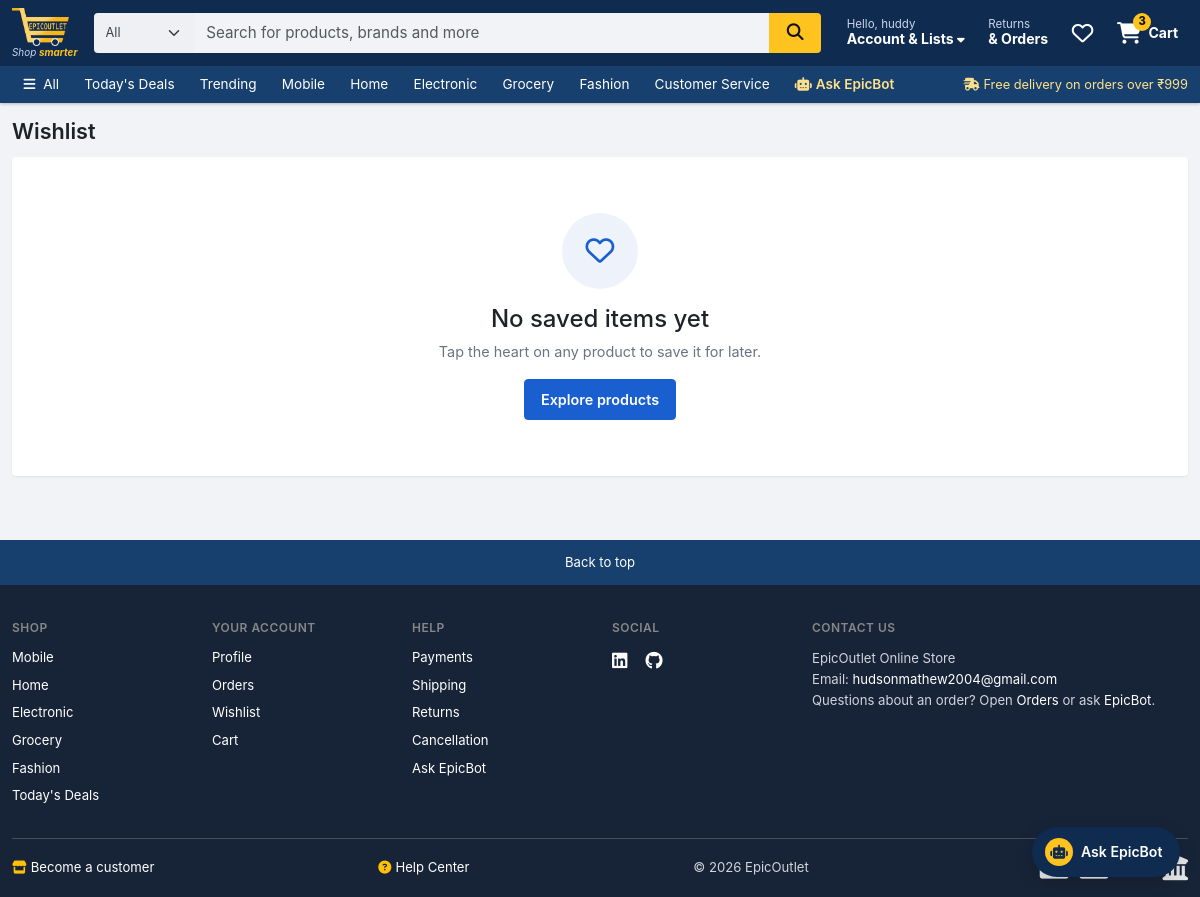
The app's page /fav_page (signed in) with its own data.
### shop/models.py (models this page shows, shortened)
class Catagory(models.Model):
    name = models.CharField(max_length=150, null=False, blank=False, unique=True)
    image = CloudinaryField('image', folder='Epicoutlte/catagory/')
    description = models.TextField(max_length=500, null=False, blank=False)
    status = models.BooleanField(default=False, help_text="0-show, 1-Hidden")
    Created_at = models.DateTimeField(auto_now_add=True)
    order = models.PositiveIntegerField(default=0)
    objects = VisibleQuerySet.as_manager()
    class Meta:
        ordering = ['order']
        verbose_name = 'Category'
        verbose_name_plural = 'Categories'
    def get_absolute_url(self):
        return reverse('collection_view', args=[self.name])

### shop/views.py (the view)
# urls.py: path('fav_page', views.favpage, name='fav_page'),
@login_required
def favpage(request):
    favitm = fav.objects.filter(user=request.user).select_related('product', 'product__catagory')
    return render(request, 'shop/fav.html', {'favitm': favitm})

### shop/context_processors.py (called while the page is built)
def store(request):
    context = {
        'SITE_NAME': settings.SITE_NAME,
        'nav_categories': visible_categories(),
        'cart_count': 0,
        'wishlist_count': 0,
        'wishlist_ids': set(),
    }
    user = getattr(request, 'user', None)
    if user is not None and user.is_authenticated:
        context['cart_count'] = cart.objects.filter(user=user).count()
        wishlist_ids = set(fav.objects.filter(user=user).values_list('product_id', flat=True))
        context['wishlist_ids'] = wishlist_ids
        context['wishlist_count'] = len(wishlist_ids)
    return context

### shop/models.py (called while the page is built)
    def visible(self):
        return self.filter(status=False)

### shop/services.py (called while the page is built)
def visible_categories():
    categories = cache.get(CATEGORY_CACHE_KEY)
    if categories is None:
        categories = list(Catagory.objects.visible())
        cache.set(CATEGORY_CACHE_KEY, categories, 300)
    return categories

### shop/templates/shop/fav.html (shortened to what this page needs)
{% extends "shop/layouts/main.html" %}
{% load shop_extras %}
{% block content %}
<div class="container">
  <header class="page-head">
    <h1>Wishlist</h1>
  </header>
  {% if favitm %}
  <div class="row row-cols-2 row-cols-md-3 row-cols-lg-4 g-3 g-md-4">
    {% for fav_item in favitm %}
    {% with item=fav_item.product %}
    <div class="col d-flex flex-column gap-2">
      {% include "shop/inc/product_card.html" %}
      <form method="post" action="{% url 'remove_fav' fav_item.id %}">{% csrf_token %}
        <button type="submit" class="btn btn-sm btn-ghost w-100"><i class="fa-regular fa-trash-can me-1" aria-hidden="true"></i>Remove</button>
      </form>
    </div>
    {% endwith %}
    {% endfor %}
  </div>
  {% else %}
  <div class="empty-state surface">
    <div class="icon"><i class="fa-regular fa-heart" aria-hidden="true"></i></div>
    <h2 class="h4">No saved items yet</h2>
    <p class="text-muted-2">Tap the heart on any product to save it for later.</p>
    <a href="{% url 'home' %}" class="btn btn-primary">Explore products</a>
  </div>
  {% endif %}
</div>
{% endblock content %}

### shop/templates/shop/inc/navbar.html (shortened to what this page needs)
{% load static %}
{% with url_name=request.resolver_match.url_name %}
<header class="site-header">
  <div class="container">
    <div class="header-main">
      <a class="brand" href="{% url 'home' %}" aria-label="EpicOutlet home">
        <img src="{% static 'images/logo-header.png' %}" alt="EpicOutlet" width="58" height="38">
        <small>Shop <b>smarter</b></small>
      </a>
      <form class="header-search" role="search" action="{% url 'home' %}" method="get" data-suggest>
        <select id="searchCategory" name="category" class="form-select search-cat">
          <option value="">All</option>
        </select>
        <input id="navSearch" class="form-control" type="search" name="search" placeholder="Search for products, brands and more" value="{{ request.GET.search|default:'' }}" autocomplete="off" aria-autocomplete="list" aria-controls="searchSuggest">
        <button class="search-btn" type="submit" aria-label="Search"><i class="fa-solid fa-magnifying-glass" aria-hidden="true"></i></button>
      </form>
      <nav class="header-links" aria-label="Account and cart">
        <div class="dropdown">
          <button class="hlink" data-bs-toggle="dropdown" aria-expanded="false">
            <span>
              <span class="l1">Hello, {% if request.user.is_authenticated %}{{ request.user.first_name|default:request.user.username|truncatechars:14 }}{% else %}sign in{% endif %}</span>
              <span class="l2 hide-mobile">Account &amp; Lists <i class="fa-solid fa-caret-down small" aria-hidden="true"></i></span>
            </span>
          </button>
        </div>
        <a class="hlink hide-mobile" href="{% url 'orders' %}">
          <span><span class="l1">Returns</span><span class="l2">&amp; Orders</span></span>
        </a>
        <a class="hlink" href="{% url 'fav_page' %}" aria-label="Wishlist, {{ wishlist_count }} items">
          <span class="ico"><i class="fa-regular fa-heart" aria-hidden="true"></i><i class="cart-count" data-wishlist-count data-count="{{ wishlist_count }}">{% if wishlist_count %}{{ wishlist_count }}{% endif %}</i></span>
        </a>
        <a class="hlink" href="{% url 'cart' %}" aria-label="Cart, {{ cart_count }} items">
          <span class="ico"><i class="fa-solid fa-cart-shopping" aria-hidden="true"></i><i class="cart-count" data-cart-count data-count="{{ cart_count }}">{% if cart_count %}{{ cart_count }}{% endif %}</i></span>
          <span class="l2 hide-mobile">Cart</span>
        </a>
      </nav>
    </div>
  </div>
  <nav class="header-nav" aria-label="Departments">
    <div class="container inner">
      <a href="{% url 'collection' %}" class="{% if url_name == 'collection' %}active{% endif %}"><i class="fa-solid fa-bars me-1" aria-hidden="true"></i> All</a>
      <a href="{% url 'home' %}?sort=discount" class="{% if request.GET.sort == 'discount' %}active{% endif %}">Today's Deals</a>
      <a href="{% url 'home' %}?trending=1" class="{% if request.GET.trending == '1' %}active{% endif %}">Trending</a>
      {% for cat in nav_categories %}
      <a href="{{ cat.get_absolute_url }}" class="{% if url_name == 'collection_view' and request.resolver_match.kwargs.name == cat.name %}active{% endif %}">{{ cat.name }}</a>
      {% endfor %}
      <a href="{% url 'help' %}" class="{% if url_name == 'help' %}active{% endif %}">Customer Service</a>
      <a href="{% url 'chat' %}" class="ai-link {% if url_name == 'chat' %}active{% endif %}"><i class="fa-solid fa-robot me-1" aria-hidden="true"></i>Ask EpicBot</a>
      <span class="nav-note hide-mobile"><i class="fa-solid fa-truck-fast me-1" aria-hidden="true"></i>Free delivery on orders over ₹999</span>
    </div>
  </nav>
</header>
{% endwith %}

### shop/templates/shop/inc/footer.html (shortened to what this page needs)
{% load static %}
<a href="#top" class="back-to-top">Back to top</a>
<footer class="eo-footer">
  <div class="container">
    <div class="row g-4">
      <div class="col-6 col-md-3 col-lg-2">
        <h2>Shop</h2>
        <ul class="list-unstyled d-grid gap-2 mb-0">
          {% for cat in nav_categories|slice:":6" %}
          <li><a href="{{ cat.get_absolute_url }}">{{ cat.name }}</a></li>
          {% endfor %}
          <li><a href="{% url 'home' %}?sort=discount">Today's Deals</a></li>
        </ul>
      </div>
      <div class="col-6 col-md-3 col-lg-2">
        <h2>Your account</h2>
        <ul class="list-unstyled d-grid gap-2 mb-0">
          <li><a href="{% url 'profile' %}">Profile</a></li>
          <li><a href="{% url 'orders' %}">Orders</a></li>
          <li><a href="{% url 'fav_page' %}">Wishlist</a></li>
          <li><a href="{% url 'cart' %}">Cart</a></li>
        </ul>
      </div>
      <div class="col-6 col-md-3 col-lg-2">
        <h2>Help</h2>
        <ul class="list-unstyled d-grid gap-2 mb-0">
          <li><a href="{% url 'help' %}#payments">Payments</a></li>
          <li><a href="{% url 'help' %}#shipping">Shipping</a></li>
          <li><a href="{% url 'help' %}#returns">Returns</a></li>
          <li><a href="{% url 'help' %}#cancellation">Cancellation</a></li>
          <li><a href="{% url 'chat' %}">Ask EpicBot</a></li>
        </ul>
      </div>
      <div class="col-6 col-md-3 col-lg-2">
        <h2>Social</h2>
        <div class="social">
          <a href="https://www.linkedin.com/in/hudson-mathew-J" aria-label="LinkedIn" rel="noopener" target="_blank"><i class="fa-brands fa-linkedin" aria-hidden="true"></i></a>
          <a href="https://github.com/Hudsonmathew1910" aria-label="GitHub" rel="noopener" target="_blank"><i class="fa-brands fa-github" aria-hidden="true"></i></a>
        </div>
      </div>
      <div class="col-md-12 col-lg-4">
        <h2>Contact us</h2>
        <p class="contact mb-0">
          EpicOutlet Online Store<br>
          Email: <a href="mailto:hudsonmathew2004@gmail.com">hudsonmathew2004@gmail.com</a><br>
          Questions about an order? Open <a href="{% url 'orders' %}">Orders</a> or ask <a href="{% url 'chat' %}">EpicBot</a>.
        </p>
      </div>
    </div>
    <div class="footer-bottom">
      <span><a href="{% url 'register' %}"><i class="fa-solid fa-store me-1 text-warning" aria-hidden="true"></i>Become a customer</a></span>
      <span><a href="{% url 'help' %}"><i class="fa-solid fa-circle-question me-1 text-warning" aria-hidden="true"></i>Help Center</a></span>
      <span>&copy; {% now "Y" %} EpicOutlet</span>
      <span class="pay" aria-label="Accepted payment methods: Visa, Mastercard, RuPay cards, UPI, netbanking">
        <span class="upi">UPI</span>
        <i class="fa-solid fa-building-columns" aria-hidden="true" title="Netbanking"></i>
      </span>
    </div>
  </div>
</footer>

### records on screen
Catagory: name "Mobile"
Catagory: name "Home"
Catagory: name "Electronic"
Catagory: name "Grocery"
Catagory: name "Fashion"

### other values on screen
{{ request.user.first_name|default:request.user.username|truncatechars:14 }} "huddy"
{{ cart_count }} "3"
